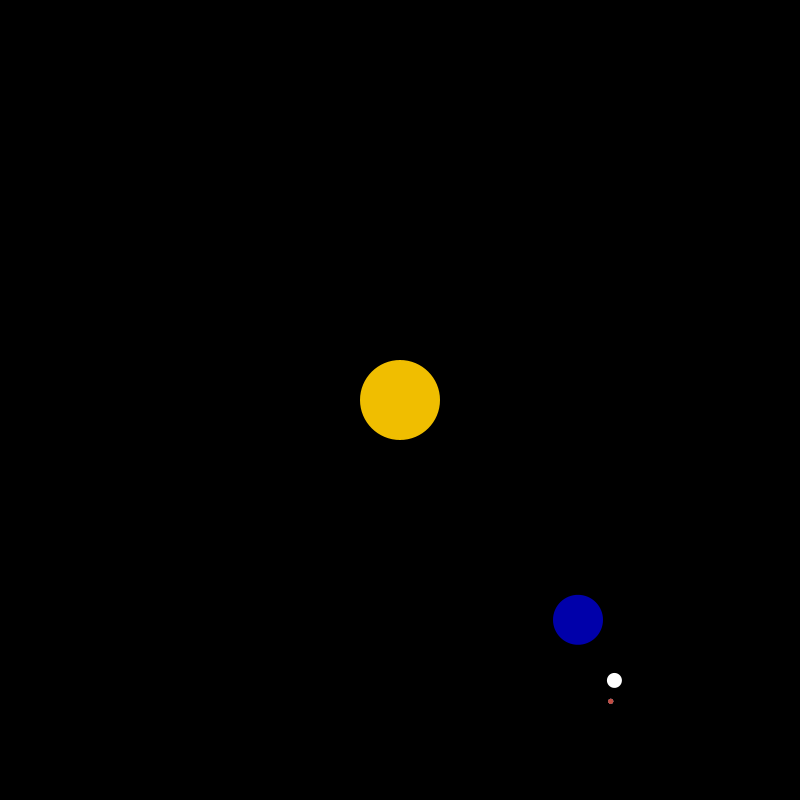
Frame 1 (no input)
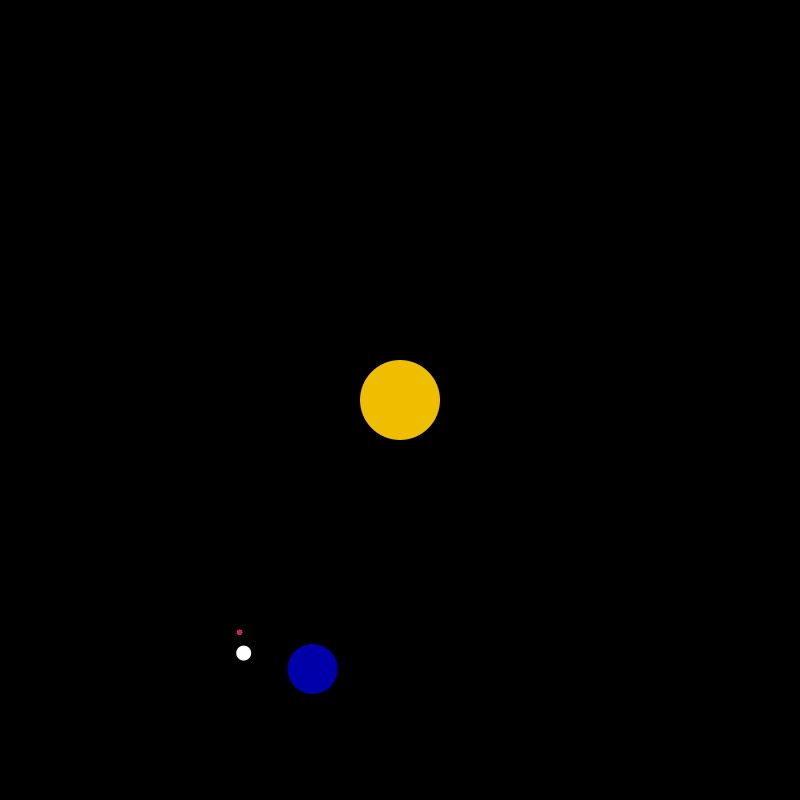
Frame 60 (the mouse pressed at the canvas centre just before this capture)
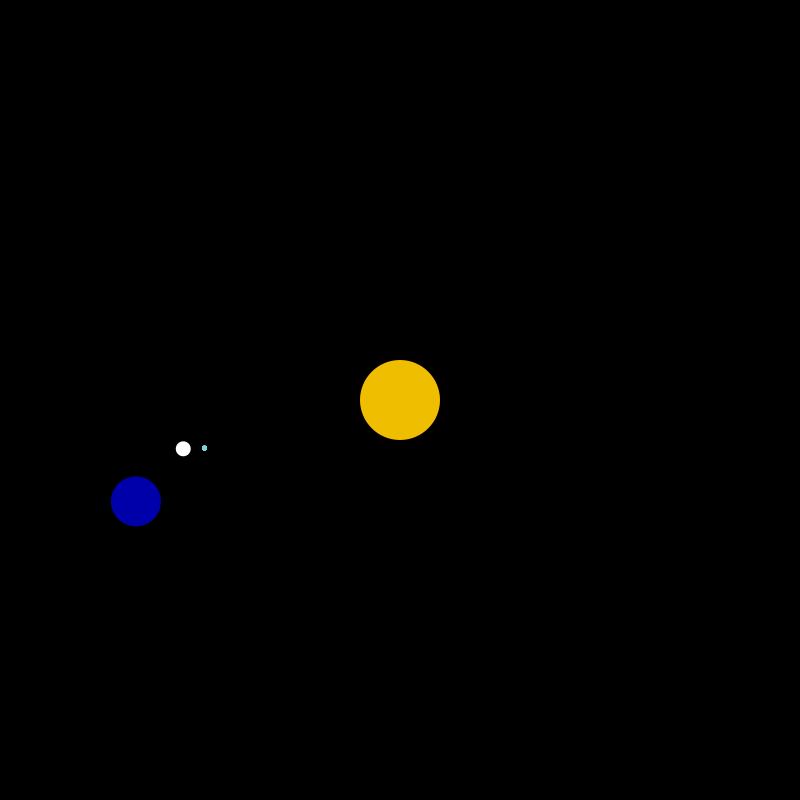
Frame 120 (the mouse held since frame 60 and released just before this capture)

The Processing sketch that drew these frames (run headless with seeded random() and noise(); from frame 60 on, the mouse is pressed at the canvas centre):

// Processing sketch: processing_114045
// ── processing_114045.pde

void setup()
{
 
  size (800, 800);
  background (0, 0, 0);
   
}
 
void draw()
{
  background (0, 0, 0);
  
  // sun
  translate (400, 400);
  fill(240, 190, 0);
  noStroke();
  ellipse(0,0,80,80);
  rotate(radians(millis()/20));
   

  // earth
  translate(200, 200);
  fill (0, 0, 170);
  noStroke();
  ellipse(0, 0, 50, 50);
  rotate(radians(millis()/15));
 
   

  // moon
  translate (50, 50);
  fill(255);
  noStroke();
  ellipse(0,0,15,15);
  rotate(radians(millis()/3));
  
  // satalite
   translate(15, 15);
    for(int x = 50; x < 600; x += 100)
    {
      for(int y = 50; y < 400; y += 100)
      {
        if(random(100) < 10)
        {
          int r = (int)random(256);
          int g = (int)random(256);
          int b = (int)random(256);
          fill(r,g,b);
       
      }
    }
   ellipse(0, 0, 5, 5);
  }
}
